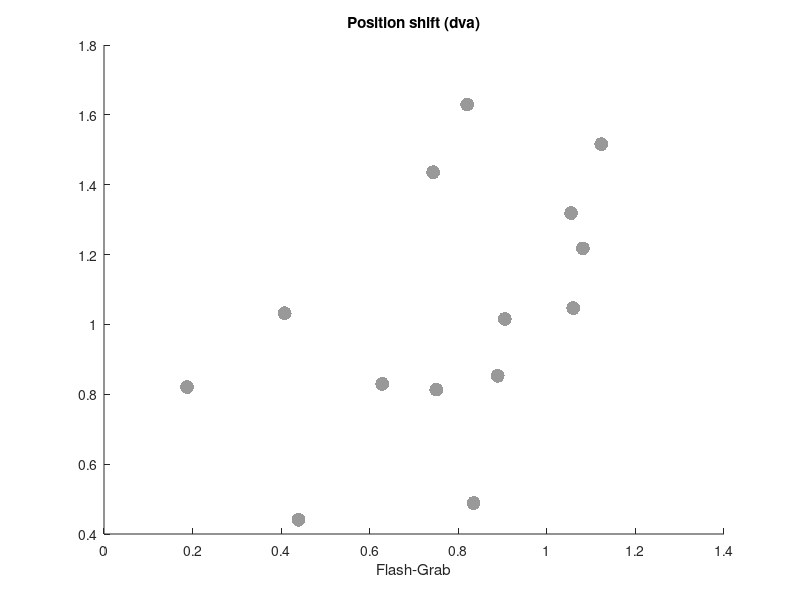

Write MATLAB code to recreate this figure. (Note: this script raises an error after producing the figure.)
clc
clear
close all

load click_positions.mat

hBarCenter_FG = mean([backDotX_FG,centerDotX_FG,frontDotX_FG], 2);
hBarCenter_FE = mean([backDotX_FE,centerDotX_FE,frontDotX_FE], 2);

nsubjects = length(hBarCenter_FG);

%% plot scatter + model

% mdl = fitlm(hBarCenter_FG, hBarCenter_FE);

% fprintf([ ...
%     '<Fit parameters> \n' ...
%     '---------------- \n' ...
%     'y = %4.2fx + (%4.2f) \n' ...
%     'adjR2: %4.2f \n'], ...
%     mdl.Coefficients.Estimate(2), ...
%     mdl.Coefficients.Estimate(1), ...
%     mdl.Rsquared.Adjusted)

% disp(mdl)

figure('units','inches','outerposition',[0 0 4 4])
hold on

szMarker = 100;
alphaMarker = .4;
c = 'k';
ticks = 0:.5:10;
lims = [-0.2 2];

scatter(hBarCenter_FG, hBarCenter_FE, ...
    szMarker, c, 'fill', ...
    'markerfacealpha',alphaMarker)
% h = plot(mdl);

% hData = findobj(h,'DisplayName','Data');
% hFit = findobj(h,'DisplayName','Fit');
% hBound = findobj(h,'DisplayName','Confidence bounds');
% hBound = findobj(h,'LineStyle',hBound.LineStyle, 'Color', hBound.Color);
% 
% set(hFit,'color',c,'linewidth',lwFit)
% set(hBound,'color',c,'linestyle',':','linewidth',lwBound)

% hData.MarkerFaceColor = 'none';
% hData.MarkerEdgeColor = 'none';

title 'Position shift (dva)'

xlabel 'Flash-Grab'
xline(0,'-')
xticks(ticks)
xlim(lims)

ylabel 'Frame'
yline(0,'-')
yticks(ticks)
ylim(lims)

text(1.5, .15, ['N = ',num2str(nsubjects)])

axis square
addUnityLine

cleanplot

fprintf('\n*** FG median position shift: %4.2f dva', median(hBarCenter_FG))
fprintf('\n*** FE median position shift: %4.2f dva\n', median(hBarCenter_FE))

%% plot difference

% subplot(2,2,4)
% 
% data_mat = (hBarCenter_FE-hBarCenter_FG)./hBarCenter_FG*100;
% 
% scatterbar_median(data_mat);
% errorbar(1, median(data_mat), MAD(data_mat), ...
%     'o','color','k','linewidth',2,'marker','none')
% 
% xticks(1)
% set(gca,'xcolor','none')
% 
% ylabel({'Position shift difference (%)', '(Frame vs. Flash-Grab)'})
% yticks(0:25:100)
% ylim([-10 110])
% yline(0,'-')
% 
% % add statistics
% [delta, ~, p, W, z, r] = signrank_full(data_mat);
% fprintf([ ...
%     '\n <Distortion difference>' ...
%     '\n -----------------------' ...
%     '\n median difference = %4.1f %%' ...
%     '\n W = %5.2f' ...
%     '\n z = %5.2f' ...
%     '\n p = %5.3f' ...
%     '\n r = %4.2f \n'], ...
% delta,W,z,p,r)
% statbar(1,1,110,p)
% 
% pbaspect([1,3,1])
% cleanplot

%% save figure
% set(gcf,'papersize',[8.3 11.7])
% saveas(gcf,'../results/fig04_wFixDot.pdf')
